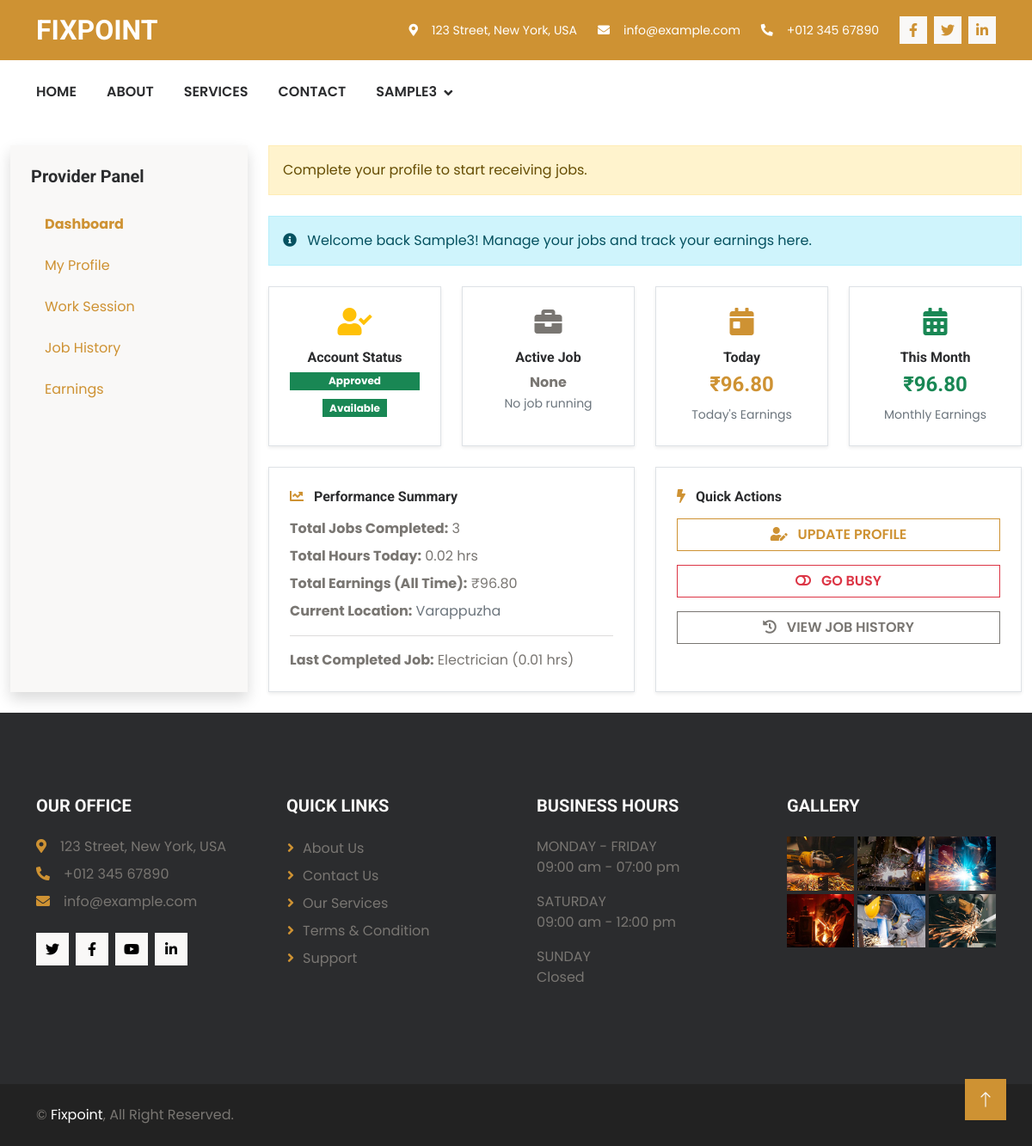
Screenshot of /FixPoint/service_provider_dashboard/ (signed in) with the database file from the repository.
### UserApp/models.py (models this page shows, shortened)
class ServiceProviderProfileDb(models.Model):
    APPROVAL_STATUS = (
        ('PENDING', 'Pending Approval'),
        ('APPROVED', 'Approved'),
        ('REJECTED', 'Rejected'),
    )
    user = models.OneToOneField(UserDb, on_delete=models.CASCADE)
    full_name = models.CharField(max_length=150)
    phone_number = models.CharField(max_length=15, null=True, blank=True)
    service_type = models.CharField(max_length=100)
    experience = models.PositiveIntegerField()
    hourly_rate = models.DecimalField(
        max_digits=8,
        decimal_places=2
    )
    location = models.CharField(max_length=150)
    latitude = models.DecimalField(
        max_digits=9,
        decimal_places=6,
        null=True,
        blank=True
    )
    longitude = models.DecimalField(
        max_digits=9,
        decimal_places=6,
        null=True,
        blank=True
    )
    is_available = models.BooleanField(default=True)
    approval_status = models.CharField(
        max_length=10,
        choices=APPROVAL_STATUS,
        default='PENDING'
    )
    profile_photo = models.ImageField(
        upload_to="provider_photos/",
        null=True,
        blank=True
    )
    rejection_reason = models.TextField(blank=True, null=True)
    created_at = models.DateTimeField(auto_now_add=True)

class ServiceBookingDb(models.Model):
    STATUS_CHOICES = (
        ('PENDING', 'Pending'),
        ('ACCEPTED', 'Accepted'),
        ('IN_PROGRESS', 'In Progress'),
        ('COMPLETED', 'Completed'),
        ('CANCELLED', 'Cancelled'),
    )
    customer = models.ForeignKey(
        CustomerProfileDb,
        on_delete=models.CASCADE,
        related_name="customer_bookings"
    )
    service_provider = models.ForeignKey(
        ServiceProviderProfileDb,
        on_delete=models.CASCADE,
        related_name="provider_bookings"
    )
    service_type = models.CharField(max_length=100)
    booking_date = models.DateTimeField(auto_now_add=True)
    start_time = models.DateTimeField(null=True, blank=True)
    end_time = models.DateTimeField(null=True, blank=True)
    total_time = models.FloatField(null=True, blank=True)
    total_amount = models.DecimalField(
        max_digits=10,
        decimal_places=2,
        null=True,
        blank=True
    )
    status = models.CharField(
        max_length=20,
        choices=STATUS_CHOICES,
        default='PENDING'
    )
    travel_distance = models.DecimalField(
        max_digits=6,
        decimal_places=2,
        null=True,
        blank=True
    )

### UserApp/views.py (the view)
# urls.py: path("service_provider_dashboard/",views.service_provider_dashboard,name="service_provider_dashboard"),
def service_provider_dashboard(request):
    if not request.session.get("username"):
        return redirect("user_authentication")
    user = UserDb.objects.get(username=request.session["username"])
    try:
        profile = ServiceProviderProfileDb.objects.get(user=user)
    except ServiceProviderProfileDb.DoesNotExist:
        profile = None
    bookings = ServiceBookingDb.objects.filter(
        service_provider=profile
    ).select_related("customer", "payment").order_by("-booking_date")
    active_job = bookings.filter(status="IN_PROGRESS").first()
    today = timezone.now().date()
    current_month = today.month
    current_year = today.year
    today_earnings = bookings.filter(
        status="COMPLETED",
        payment__payment_status="SUCCESS",
        booking_date__date=today
    ).aggregate(total=Sum("total_amount"))["total"] or 0
    monthly_earnings = bookings.filter(
        status="COMPLETED",
        payment__payment_status="SUCCESS",
        booking_date__month=current_month,
        booking_date__year=current_year
    ).aggregate(total=Sum("total_amount"))["total"] or 0
    total_earnings = bookings.filter(
        status="COMPLETED",
        payment__payment_status="SUCCESS"
    ).aggregate(total=Sum("total_amount"))["total"] or 0
    total_jobs = bookings.filter(status="COMPLETED").count()
    total_hours_today = bookings.filter(
        status="COMPLETED",
        booking_date__date=today
    ).aggregate(total=Sum("total_time"))["total"] or 0
    last_job = bookings.filter(status="COMPLETED").first()
    service_categories = ServiceCategoryDb.objects.all()
    context = {
        "profile": profile,
        "bookings": bookings,
        "active_job": active_job,
        "today_earnings": today_earnings,
        "monthly_earnings": monthly_earnings,
        "total_earnings": total_earnings,
        "total_jobs": total_jobs,
        "last_job": last_job,
        "total_hours_today": total_hours_today,
        "service_categories": service_categories,
    }
    return render(request, "service-provider-dashboard.html", context)

### UserApp/templates/service-provider-dashboard.html (shortened to what this page needs)
{% extends 'user-app-base.html' %}
{% load static %}
{% block content %}
<div class="container-fluid py-4">
    <div class="row">
        <div class="col-lg-3 col-md-4 d-none d-md-block">
            <div class="bg-light rounded shadow p-4 h-100">
                <h5 class="mb-4">Provider Panel</h5>
                <ul class="nav flex-column gap-2">
                    <a class="nav-link active" onclick="showSection('dashboard', this)">Dashboard</a>
                    <a class="nav-link" onclick="showSection('profile', this)">My Profile</a>
                    <a class="nav-link" onclick="showSection('work', this)">Work Session</a>
                    <a class="nav-link" onclick="showSection('history', this)">Job History</a>
                    <a class="nav-link" onclick="showSection('earnings', this)">Earnings</a>
                </ul>
            </div>
        </div>
        <div class="col-lg-9 col-md-8">
            <div id="profileAlert" class="alert alert-warning mb-4">
                Complete your profile to start receiving jobs.
            </div>
            <div id="dashboard" class="section">
                <div class="alert alert-info mb-4">
                    <i class="fa fa-info-circle me-2"></i>
                    Welcome back {{ profile.full_name|default:"Provider" }}!
                    Manage your jobs and track your earnings here.
                </div>
                <div class="row g-4 mb-4">
                    <div class="col-md-3">
                        <div class="bg-white rounded shadow-sm p-4 text-center h-100 border">
                            <i class="fa fa-user-check fa-2x text-warning mb-3"></i>
                            <h6 class="fw-semibold">Account Status</h6>
                            {% if profile.approval_status == "APPROVED" %}
                                <span class="badge bg-success d-block mb-2">Approved</span>
                            {% elif profile.approval_status == "PENDING" %}
                                <span class="badge bg-warning d-block mb-2">Pending Approval</span>
                            {% else %}
                                <span class="badge bg-danger d-block mb-2">Rejected</span>
                            {% endif %}
                            {% if profile.is_available %}
                                <span class="badge bg-success">Available</span>
                            {% else %}
                                <span class="badge bg-secondary">Busy</span>
                            {% endif %}
                        </div>
                    </div>
                    <div class="col-md-3">
                        <div class="bg-white rounded shadow-sm p-4 text-center h-100 border">
                            <i class="fa fa-briefcase fa-2x text-secondary mb-3"></i>
                            <h6 class="fw-semibold">Active Job</h6>
                            {% if active_job %}
                                <strong>{{ active_job.service_type }}</strong>
                                <br>
                                <small class="text-success">In Progress</small>
                            {% else %}
                                <strong>None</strong>
                                <br>
                                <small class="text-muted">No job running</small>
                            {% endif %}
                        </div>
                    </div>
                    <div class="col-md-3">
                        <div class="bg-white rounded shadow-sm p-4 text-center h-100 border">
                            <i class="fa fa-calendar-day fa-2x text-primary mb-3"></i>
                            <h6 class="fw-semibold">Today</h6>
                            <h4 class="fw-bold text-primary">
                                ₹{{ today_earnings|floatformat:2 }}
                            </h4>
                            <small class="text-muted">Today's Earnings</small>
                        </div>
                    </div>
                    <div class="col-md-3">
                        <div class="bg-white rounded shadow-sm p-4 text-center h-100 border">
                            <i class="fa fa-calendar-alt fa-2x text-success mb-3"></i>
                            <h6 class="fw-semibold">This Month</h6>
                            <h4 class="fw-bold text-success">
                                ₹{{ monthly_earnings|floatformat:2 }}
                            </h4>
                            <small class="text-muted">Monthly Earnings</small>
                        </div>
                    </div>
                </div>
                <div class="row g-4">
                    <div class="col-md-6">
                        <div class="bg-white rounded shadow-sm p-4 h-100 border">
                            <h6 class="fw-semibold mb-3">
                                <i class="fa fa-chart-line me-2 text-primary"></i>
                                Performance Summary
                            </h6>
                            <p class="mb-2">
                                <strong>Total Jobs Completed:</strong>
                                {{ total_jobs }}
                            </p>
                            <p class="mb-2">
                                <strong>Total Hours Today:</strong>
                                {{ total_hours_today|floatformat:2 }} hrs
                            </p>
                            <p class="mb-2">
                                <strong>Total Earnings (All Time):</strong>
                                ₹{{ total_earnings|floatformat:2 }}
                            </p>
                            <p class="mb-0">
                                <strong>Current Location:</strong>
                                <span class="text-muted">
                                    {{ profile.location|default:"Not Set" }}
                                </span>
                            </p>
                            <hr>
                            <p class="mb-0">
                                <strong>Last Completed Job:</strong>
                                {% if last_job %}
                                    {{ last_job.service_type }}
                                    ({{ last_job.total_time|floatformat:2 }} hrs)
                                {% else %}
                                    None
                                {% endif %}
                            </p>
                        </div>
                    </div>
                    <div class="col-md-6">
                        <div class="bg-white rounded shadow-sm p-4 h-100 border">
                            <h6 class="fw-semibold mb-3">
                                <i class="fa fa-bolt me-2 text-primary"></i>
                                Quick Actions
                            </h6>
                            <div class="d-grid gap-3">
                                <button class="btn btn-outline-primary"
                                        onclick="showSection('profile', this)">
                                    <i class="fa fa-user-edit me-2"></i>
                                    Update Profile
                                </button>
                                <form method="post" action="{% url 'toggle_availability' %}">
                                    <button type="submit"
                                        class="btn w-100 {% if profile.is_available %}btn-outline-danger{% else %}btn-outline-success{% endif %}">
                                        <i class="fa {% if profile.is_available %}fa-toggle-off{% else %}fa-toggle-on{% endif %} me-2"></i>
                                        {% if profile.is_available %}
                                            Go Busy
                                        {% else %}
                                            Go Available
                                        {% endif %}
                                    </button>
                                </form>
                                <button class="btn btn-outline-secondary"
                                        onclick="showSection('history', this)">
                                    <i class="fa fa-history me-2"></i>
                                    View Job History
                                </button>
                            </div>
                        </div>
                    </div>
                </div>
            </div>
        </div>
    </div>
</div>
{% endblock %}

### rows the page displays
ServiceProviderProfileDb: full_name "Sample3", location "Varappuzha"
ServiceBookingDb: service_type "Electrician", total_time "0.01"

### other values shown
{{ request.session.username }} "SAMPLE3"
{{ today_earnings|floatformat:2 }} "96.80"
{{ monthly_earnings|floatformat:2 }} "96.80"
{{ total_jobs }} "3"
{{ total_hours_today|floatformat:2 }} "0.02"
{{ total_earnings|floatformat:2 }} "96.80"
